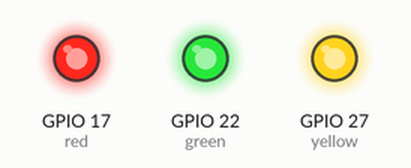
Recording of a program running on a simulated Raspberry Pi (BCM pin numbers). Shown: output pins drawn as LEDs (lit = HIGH).

Above: at 1.5 s.
At 3.5 s:
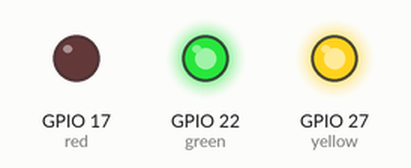
At 4.5 s:
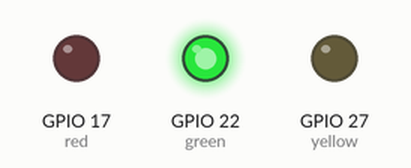
At 5.5 s:
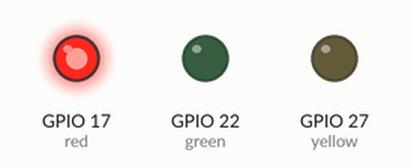
Timing chart, 0 to 6.5 s (numbered marks = the images above):
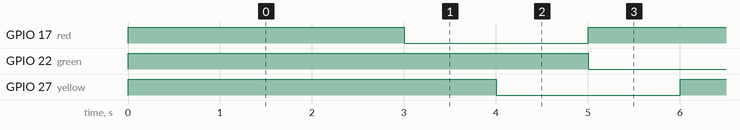

Measured:
- by itself, GPIO 17 (red), GPIO 22 (green), GPIO 27 (yellow): alternates HIGH for 3.0 s and LOW for 2.0 s
- by itself, everything shown: repeats every 5.0 s, in 5 steps

The program:

TrafficLights.py
```python
from gpiozero import LED
from time import sleep

red = LED(17)
yellow = LED(27)
green = LED(22)

red.blink(1, 1)
yellow.blink(2, 2)
green.blink(3, 3)

while True:
    red.on()
    sleep(1)
    yellow.on()
    sleep(1)
    green.on()
    sleep(1)
    red.off()
    sleep(1)
    yellow.off()
    sleep(1)
    green.off()
```
